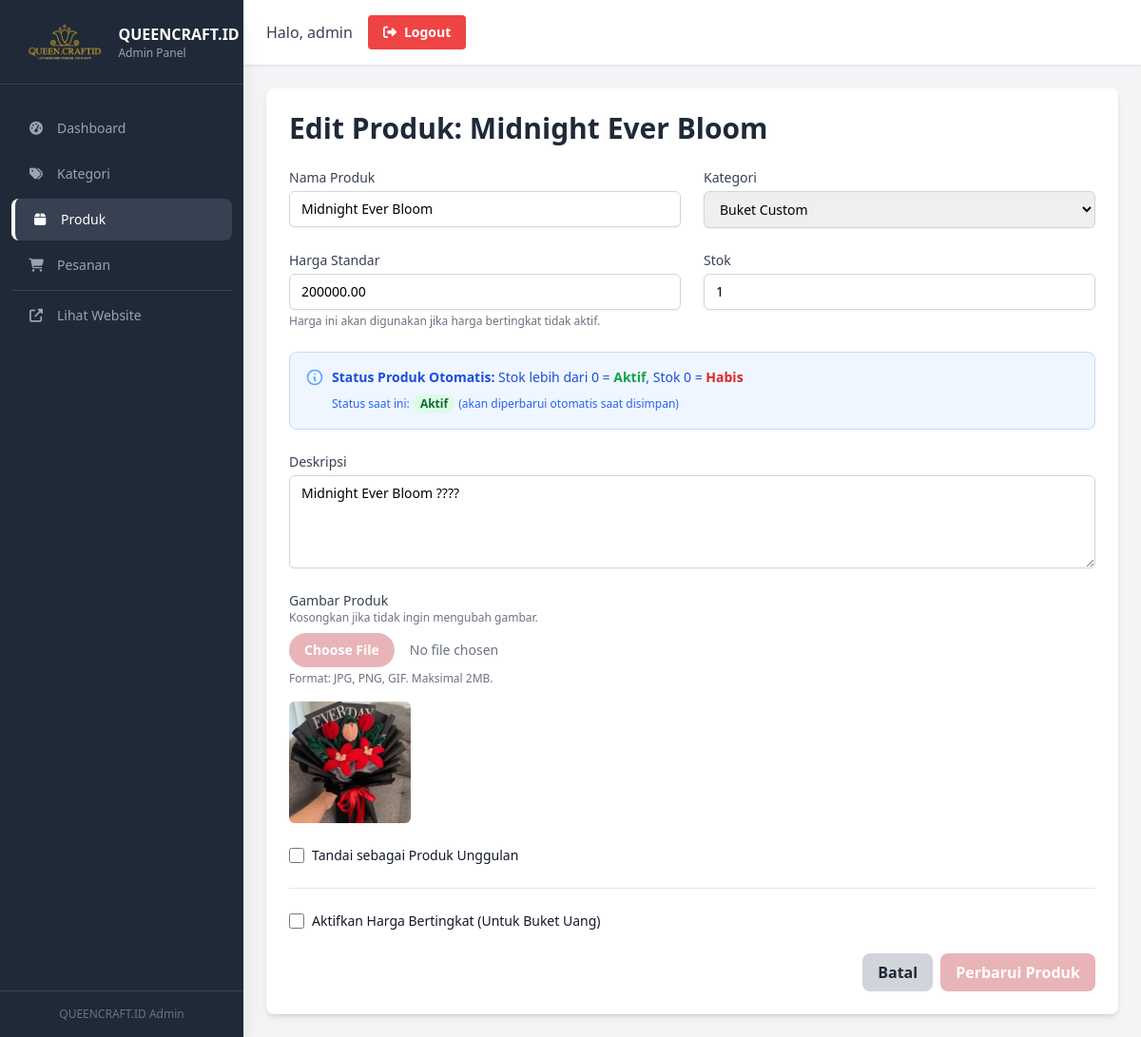
/admin/products/edit.php?id=35 (signed in), run on the app's committed database.
### tables this page shows
CREATE TABLE `products` (
  `id` int(11) NOT NULL,
  `category_id` int(11) NOT NULL,
  `name` varchar(255) NOT NULL,
  `slug` varchar(255) NOT NULL,
  `description` text NOT NULL,
  `price` decimal(10,2) NOT NULL,
  `image_url` varchar(255) NOT NULL,
  `stock` int(11) NOT NULL DEFAULT 0,
  `is_featured` tinyint(1) NOT NULL DEFAULT 0,
  `status` enum('active','inactive','out_of_stock') NOT NULL DEFAULT 'active',
  `has_tiered_pricing` tinyint(1) NOT NULL DEFAULT 0,
  `sheet_1_min` int(11) DEFAULT NULL,
  `sheet_1_max` int(11) DEFAULT NULL,
  `price_1` decimal(10,2) DEFAULT NULL,
  `sheet_2_min` int(11) DEFAULT NULL,
  `sheet_2_max` int(11) DEFAULT NULL,
  `price_2` decimal(10,2) DEFAULT NULL,
  `sheet_3_min` int(11) DEFAULT NULL,
  `sheet_3_max` int(11) DEFAULT NULL,
  `price_3` decimal(10,2) DEFAULT NULL,
  `sheet_4_min` int(11) DEFAULT NULL,
  `sheet_4_max` int(11) DEFAULT NULL,
  `price_4` decimal(10,2) DEFAULT NULL,
  `sheet_5_min` int(11) DEFAULT NULL,
  `sheet_5_max` int(11) DEFAULT NULL,
  `price_5` decimal(10,2) DEFAULT NULL,
  `sheet_6_min` int(11) DEFAULT NULL,
  `sheet_6_max` int(11) DEFAULT NULL,
  `price_6` decimal(10,2) DEFAULT NULL,
  `created_at` timestamp NOT NULL DEFAULT current_timestamp()
);

CREATE TABLE `categories` (
  `id` int(11) NOT NULL,
  `name` varchar(100) NOT NULL,
  `slug` varchar(100) NOT NULL,
  `description` text DEFAULT NULL,
  `image_url` varchar(255) NOT NULL DEFAULT 'category-default.jpg',
  `created_at` timestamp NOT NULL DEFAULT current_timestamp()
);

### admin/products/edit.php (the view, shortened to what this page needs)
<?php
require_once '../../includes/db.php';
 $product_id = $_GET['id'];
 $stmt = $pdo->prepare("SELECT * FROM products WHERE id = ?");
 $stmt->execute([$product_id]);
 $product = $stmt->fetch(PDO::FETCH_ASSOC);
 $categories = $pdo->query("SELECT * FROM categories")->fetchAll(PDO::FETCH_ASSOC);
require_once '../includes/admin-header.php';
?>
<div class="bg-white p-6 rounded-lg shadow-md">
    <h1 class="text-3xl font-bold text-gray-800 mb-6">Edit Produk: <?php echo htmlspecialchars($product['name']); ?></h1>
    <form action="edit.php?id=<?php echo $product_id; ?>" method="POST" enctype="multipart/form-data" class="space-y-6">
        <div class="grid grid-cols-1 md:grid-cols-2 gap-6">
            <div>
                <label for="name" class="block text-sm font-medium text-gray-700">Nama Produk</label>
                <input type="text" name="name" id="name" value="<?php echo htmlspecialchars($product['name']); ?>" required
                       class="mt-1 block w-full px-3 py-2 border border-gray-300 rounded-md shadow-sm focus:outline-none focus:ring-primary focus:border-primary sm:text-sm">
            </div>
            <div>
                <label for="category_id" class="block text-sm font-medium text-gray-700">Kategori</label>
                <select name="category_id" id="category_id" required
                        class="mt-1 block w-full px-3 py-2 border border-gray-300 rounded-md shadow-sm focus:outline-none focus:ring-primary focus:border-primary sm:text-sm">
                    <?php foreach ($categories as $cat): ?>
                        <option value="<?php echo $cat['id']; ?>" <?php echo ($product['category_id'] == $cat['id']) ? 'selected' : ''; ?>>
                            <?php echo htmlspecialchars($cat['name']); ?>
                        </option>
                    <?php endforeach; ?>
                </select>
            </div>
            <div>
                <label for="price" class="block text-sm font-medium text-gray-700">Harga Standar</label>
                <input type="number" name="price" id="price" value="<?php echo $product['price']; ?>" step="0.01" required
                       class="mt-1 block w-full px-3 py-2 border border-gray-300 rounded-md shadow-sm focus:outline-none focus:ring-primary focus:border-primary sm:text-sm">
                <p class="text-xs text-gray-500 mt-1">Harga ini akan digunakan jika harga bertingkat tidak aktif.</p>
            </div>
            <div>
                <label for="stock" class="block text-sm font-medium text-gray-700">Stok</label>
                <input type="number" name="stock" id="stock" value="<?php echo $product['stock']; ?>" required
                       class="mt-1 block w-full px-3 py-2 border border-gray-300 rounded-md shadow-sm focus:outline-none focus:ring-primary focus:border-primary sm:text-sm">
            </div>
        </div>
        <div class="bg-blue-50 border border-blue-200 rounded-lg p-4">
            <div class="flex items-center">
                <svg class="h-5 w-5 text-blue-400 mr-2" fill="none" stroke="currentColor" viewBox="0 0 24 24">
                    <path stroke-linecap="round" stroke-linejoin="round" stroke-width="2" d="M13 16h-1v-4h-1m1-4h.01M21 12a9 9 0 11-18 0 9 9 0 0118 0z"></path>
                </svg>
                <p class="text-sm text-blue-700">
                    <strong>Status Produk Otomatis:</strong> Stok lebih dari 0 = <span class="font-semibold text-green-600">Aktif</span>, Stok 0 = <span class="font-semibold text-red-600">Habis</span>
                </p>
            </div>
            <p class="text-xs text-blue-600 mt-2 ml-7">
                Status saat ini:
                <?php if ($product['status'] === 'active'): ?>
                    <span class="inline-block px-2 py-0.5 rounded-full text-xs font-semibold bg-green-100 text-green-800">Aktif</span>
                <?php elseif ($product['status'] === 'out_of_stock'): ?>
                    <span class="inline-block px-2 py-0.5 rounded-full text-xs font-semibold bg-red-100 text-red-800">Habis</span>
                <?php else: ?>
                    <span class="inline-block px-2 py-0.5 rounded-full text-xs font-semibold bg-gray-100 text-gray-800"><?php echo htmlspecialchars($product['status']); ?></span>
                <?php endif; ?>
                (akan diperbarui otomatis saat disimpan)
            </p>
        </div>
        <div>
            <label for="description" class="block text-sm font-medium text-gray-700">Deskripsi</label>
            <textarea name="description" id="description" rows="4" required
                      class="mt-1 block w-full px-3 py-2 border border-gray-300 rounded-md shadow-sm focus:outline-none focus:ring-primary focus:border-primary sm:text-sm"><?php echo htmlspecialchars($product['description']); ?></textarea>
        </div>
        <div>
            <label for="image" class="block text-sm font-medium text-gray-700">Gambar Produk</label>
            <p class="text-xs text-gray-500 mb-2">Kosongkan jika tidak ingin mengubah gambar.</p>
            <input type="file" name="image" id="image" accept="image/*"
                   class="mt-1 block w-full text-sm text-gray-500 file:mr-4 file:py-2 file:px-4 file:rounded-full file:border-0 file:text-sm file:font-semibold file:bg-primary file:text-white hover:file:bg-pink-700">
            <p class="text-xs text-gray-500 mt-1">Format: JPG, PNG, GIF. Maksimal 2MB.</p>
            <img src="../../assets/images/uploads/<?php echo htmlspecialchars($product['image_url']); ?>" alt="Current Image" class="mt-4 h-32 w-32 object-cover rounded-md">
        </div>
        <div class="flex items-center">
            <input type="checkbox" name="is_featured" id="is_featured" class="h-4 w-4 text-primary focus:ring-primary border-gray-300 rounded" <?php echo ($product['is_featured']) ? 'checked' : ''; ?>>
            <label for="is_featured" class="ml-2 block text-sm text-gray-900">Tandai sebagai Produk Unggulan</label>
        </div>
        <div class="border-t pt-6">
            <div class="flex items-center">
                <input type="checkbox" name="has_tiered_pricing" id="has_tiered_pricing" class="h-4 w-4 text-primary focus:ring-primary border-gray-300 rounded" <?php echo ($product['has_tiered_pricing']) ? 'checked' : ''; ?>>
                <label for="has_tiered_pricing" class="ml-2 block text-sm font-medium text-gray-900">Aktifkan Harga Bertingkat (Untuk Buket Uang)</label>
            </div>
        </div>
        <div class="flex items-center justify-end">
            <a href="index.php" class="bg-gray-300 hover:bg-gray-400 text-gray-800 font-bold py-2 px-4 rounded-lg mr-2 transition-colors">Batal</a>
            <button type="submit" class="bg-primary hover:bg-pink-700 text-white font-bold py-2 px-4 rounded-lg transition-colors">Perbarui Produk</button>
        </div>
    </form>
</div>
<?php
require_once '../includes/admin-footer.php';
?>

### data on the page
products: name "Midnight Ever Bloom", category_id "Buket Custom", price "200000.00", stock "1", description "Midnight Ever Bloom ????", image_url (picture)

### other printed values
$_SESSION['admin_username'] "admin"
